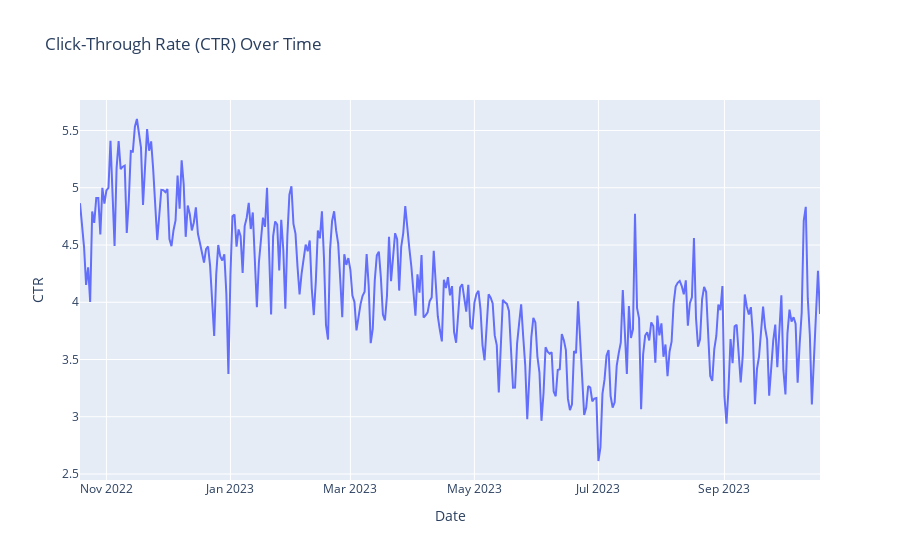

Notebook cell for this chart:
### Code cell
px.line(df,x=df.index,y='CTR',title='Click-Through Rate (CTR) Over Time')

### Figure 1 — Plotly figure (JSON) as saved in the notebook; plotly's stock layout.template omitted (floating-point values rounded to 4 significant figures; data arrays with more than 128 entries replaced by an {"elided": "..."} marker saying what was removed)
{"data": [{"hovertemplate": "Date=%{x}<br>CTR=%{y}<extra></extra>", "legendgroup": "", "line": {"color": "#636efa", "dash": "solid"}, "marker": {"symbol": "circle"}, "mode": "lines", "name": "", "orientation": "v", "showlegend": false, "type": "scatter", "x": {"elided": "365 str values"}, "xaxis": "x", "y": {"elided": "365 float values"}, "yaxis": "y"}], "layout": {"autosize": true, "legend": {"tracegroupgap": 0}, "title": {"text": "Click-Through Rate (CTR) Over Time"}, "xaxis": {"anchor": "y", "autorange": true, "domain": [0, 1], "range": ["2022-10-19", "2023-10-18"], "title": {"text": "Date"}, "type": "date"}, "yaxis": {"anchor": "x", "autorange": true, "domain": [0, 1], "range": [2.447, 5.767], "title": {"text": "CTR"}, "type": "linear"}}}
